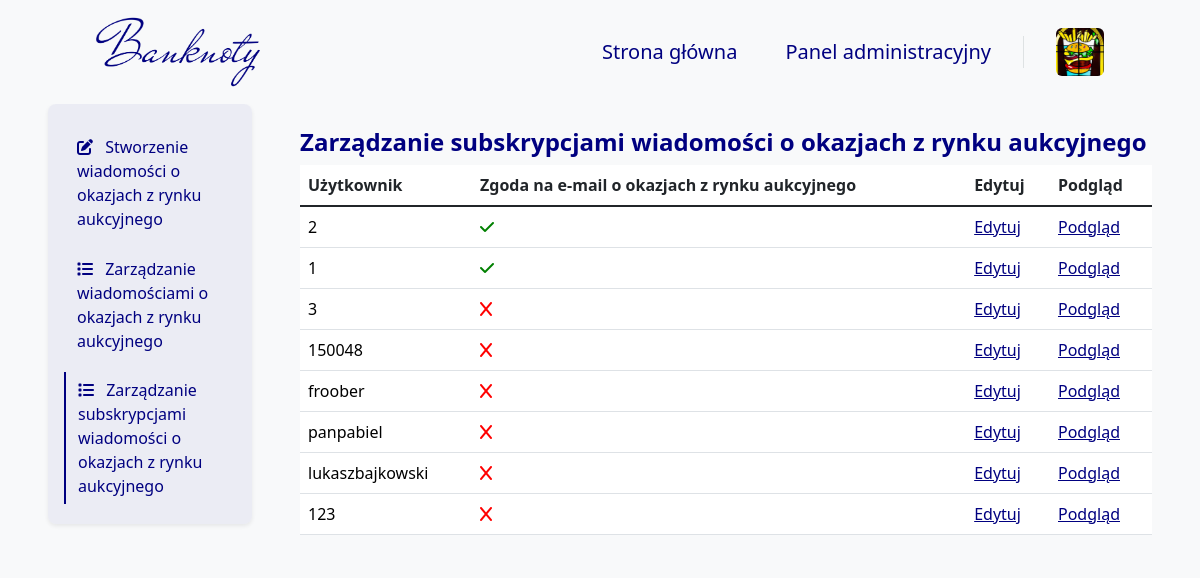
The page /auction_opportunities/user/AdminPanel/ (signed in) on the database as committed earlier.
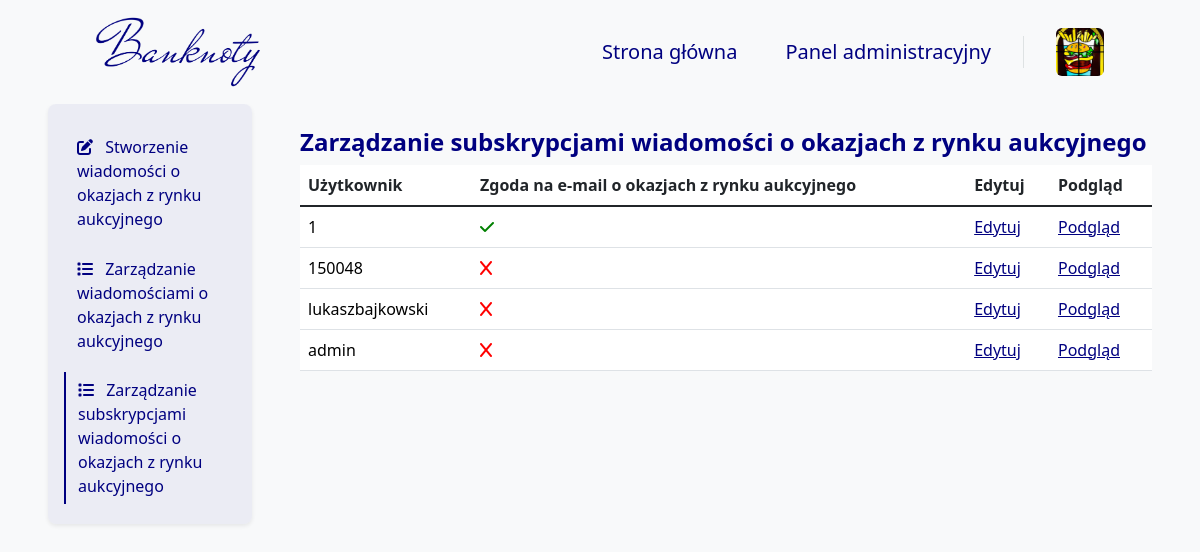
The same page on the database as committed later.
### blog/models.py (models this page shows, shortened)
class User(models.Model):
    GENDER_CHOICES = (
        ('M', 'Mężczyzna'),
        ('K', 'Kobieta'),
        ('I', 'Inna'),
    )
    user = models.OneToOneField(
        User,
        on_delete=models.CASCADE,
        verbose_name="Użytkownik")
    bio = models.TextField(
        null=False,
        blank=True,
        validators=[validate_bio],
        verbose_name="Bio",
        help_text="Krótka informacja o użytkowniku, maksymalnie 512 znaków.")
    profile_pic = models.ImageField(
        null=False,
        blank=False,
        default="images/profile/1.png",
        upload_to="images/user/",
        verbose_name="Zdjęcie profilowe")
    phone_number = PhoneNumberField(
        region='PL',
        null=True,
        blank=True,
        unique=True,
        verbose_name="Numer telefonu")
    gender = models.CharField(
        choices=GENDER_CHOICES,
        null=False,
        blank=False,
        default='Mężczyzna',
        verbose_name="Płeć",
        max_length=6)
    newsletter = models.BooleanField(
        default=False,
        verbose_name="Biuletyn")
    miss_news = models.BooleanField(
        default=False,
        verbose_name="Pominięte artykuły")
    meetups_news = models.BooleanField(
        default=True,
        verbose_name="Spotkania i wydarzenia")
    opportunities_news = models.BooleanField(
        default=False,
        verbose_name="Okazje z rynku aukcyjnego")
    company_news = models.BooleanField(
        default=True,
        verbose_name="Wiadomości od Banknoty")
    replay_news = models.BooleanField(
        default=False,
        verbose_name="Shot wydzarzeń na Banknoty")
    development_news = models.BooleanField(
        default=False,
        verbose_name="Informacje o rozwoju i zmianach na Banknoty")
    opened_posts = models.ManyToManyField(
        Blog,
        blank=True,
        related_name='opened_by_users',
        verbose_name="Otwarte posty"
    )
    can_be_author = models.BooleanField(
        default=False,
        verbose_name="Czy może być autorem",
        help_text='Czy wniosek na autora został rozpatrzony pozytywnie.')
    def __init__(self, *args, temp=65, **kwargs):
        self.temp = temp
        return super().__init__(*args, **kwargs)
    def is_profile_pic(self):
        if self.profile_pic == "images/profile/1.png":
            return False
        else:
            return True
    is_profile_pic.boolean = True
    is_profile_pic.short_description = 'Zdjęcie profilowe'
    def is_bio(self):
        if self.bio:
            return True
        else:
            return False
    is_bio.boolean = True
    is_bio.short_description = 'Bio'
    def is_phone_number(self):
        if self.phone_number:
            return True
        else:
            return False
    is_phone_number.boolean = True
    is_phone_number.short_description = 'Phone number'
    def is_newsletter(self):
        if self.newsletter:
            return True
        else:
            return False
    is_newsletter.boolean = True
    is_newsletter.short_description = 'Newsletter'

### blog/views_admin/newsletter/auction_opportunities/auction_opportunities_views.py (the view)
# urls.py: path('auction_opportunities/user/AdminPanel/', auction_opportunities_user_manage_admin_panel_view,
@superuser_required
def auction_opportunities_user_manage_admin_panel_view(request):
    users = DjangoUser.objects.all().order_by('user__id')
    context = get_paginated_context(request, users, 10)
    return render(
        request,
        'AdminTemplates/Newsletter/AuctionOpportunities/AuctionOpportunitiesUserManageAdmin.html',
        context
    )

### blog/views.py (called while the page is built)
def get_paginated_context(request, queryset, items_per_page=10):
    paginator = Paginator(queryset, items_per_page)
    page_number = request.GET.get('page')
    page_obj = paginator.get_page(page_number)
    context = {
        'page_obj': page_obj,
    }
    return context

### templates/AdminTemplates/Newsletter/AuctionOpportunities/AuctionOpportunitiesUserManageAdmin.html (shortened to what this page needs)
{% extends 'base.html' %}
{% block navbar %}
    {% include 'Navbar/NavbarAdmin.html' %}
{% endblock %}
{% block content %}
    <div class="container-fluid">
        <div class="row">
            <div class="col-12 col-lg-3 px-5 px-lg-5 mx-auto bg-body-tertiary">
                {% include 'AdminTemplates/Newsletter/AuctionOpportunities/Elements/Navigation.html' %}
            </div>
            <div class="col-12 col-lg-9 px-5 px-lg-0 pe-lg-5 pt-4 pt-lg-3 mx-auto bg-body-tertiary mt-2">
                <h4 class="mb-0 pb-2 fw-bold text-navy">
                    Zarządzanie subskrypcjami wiadomości o okazjach z rynku aukcyjnego
                </h4>
                {% include 'AdminTemplates/Newsletter/AuctionOpportunities/Elements/Table/AuctionOpportunitiesUser.html' %}
            </div>
        </div>
    </div>
{% endblock %}

### templates/AdminTemplates/Newsletter/AuctionOpportunities/Elements/Table/AuctionOpportunitiesUser.html
<table class="table table-hover">
    <thead>
    <tr>
        <th scope="col">Użytkownik</th>
        <th scope="col">Zgoda na e-mail o okazjach z rynku aukcyjnego</th>
        <th scope="col">Edytuj</th>
        <th scope="col">Podgląd</th>
    </tr>
    </thead>
    <tbody class="table-group-divider">
    {% for user in page_obj %}
        <tr>
            <td>
                <a class="admin_panel_link"
                   href="{% url 'auction_opportunities_user_detail_admin_panel' user.pk %}">
                    {{ user.user }}
                </a>
            </td>
            <td>
                <a class="admin_panel_link"
                   href="{% url 'auction_opportunities_user_detail_admin_panel' user.pk %}">
                    {% if user.opportunities_news %}
                        <i class="fa-solid fa-check"></i>
                    {% else %}
                        <i class="fa-solid fa-x"></i>
                    {% endif %}
                </a>
            </td>
            <td>
                <a class="admin_panel_edit_link"
                   href="{% url 'auction_opportunities_user_edit_admin_panel' user.pk %}">
                    Edytuj
                </a>
            </td>
            <td>
                <a class="admin_panel_edit_link"
                   href="{% url 'auction_opportunities_user_detail_admin_panel' user.pk %}">
                    Podgląd
                </a>
            </td>
        </tr>
    {% endfor %}
    </tbody>
</table>

Rows that differ between the two databases and show on the page:
removed User: user "2", opportunities_news True (drawn)
removed User: user "3", opportunities_news False (drawn)
removed User: user "froober", opportunities_news False (drawn)
removed User: user "panpabiel", opportunities_news False (drawn)
removed User: user "123", opportunities_news False (drawn)
added User: user "admin", opportunities_news False (drawn)
